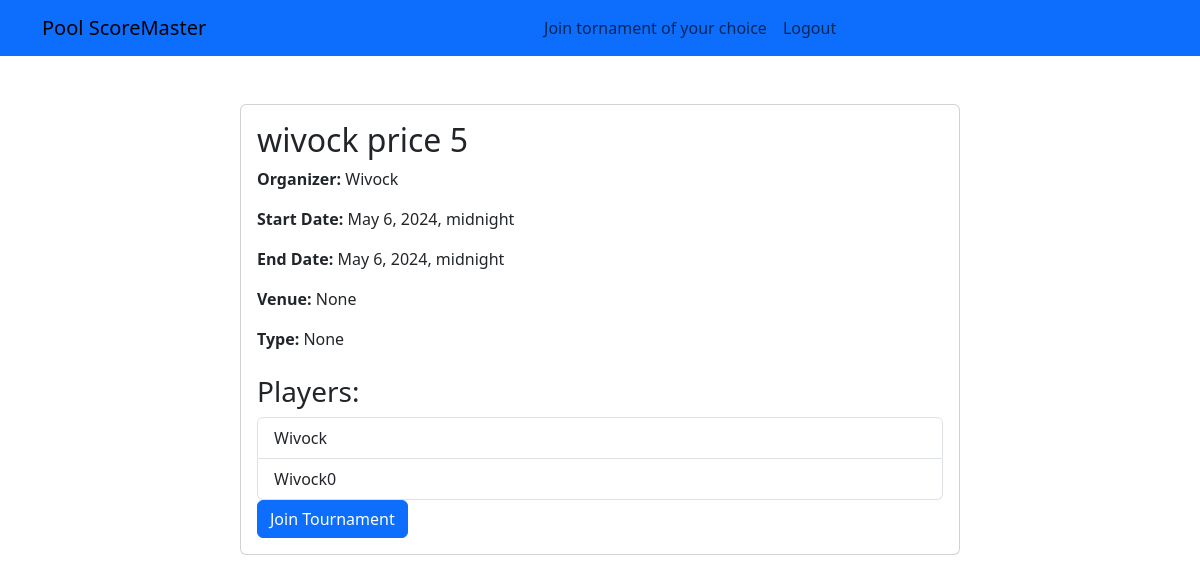
The app's page /tournament/1/ (signed in) with its own data.
### pool_game/models.py (models this page shows)
class Tournament(models.Model):
    name = models.CharField(max_length=100)
    organizer = models.ForeignKey(User, on_delete=models.CASCADE)
    start_date = models.DateTimeField()
    end_date = models.DateTimeField()
    venue = models.CharField(max_length=100, null=True)
    tournament_type = models.CharField(max_length=50, null=True)

class Player(models.Model):
    tournament = models.ForeignKey(Tournament, on_delete=models.CASCADE, related_name='players')
    user = models.ForeignKey(User, on_delete=models.CASCADE)

### pool_game/views.py (the view)
    def wrapper(request, *args, **kwargs):
        if request.user.is_authenticated:
            return view_func(request, *args, **kwargs)
        else:
            messages.error(request, 'You need to login to create a tournament.')
            return redirect(reverse('login'))  # Redirect to the login page

### pool_game/views.py (called while the page is built)
def check_user_login(view_func):
    def wrapper(request, *args, **kwargs):
        if request.user.is_authenticated:
            return view_func(request, *args, **kwargs)
        else:
            messages.error(request, 'You need to login to create a tournament.')
            return redirect(reverse('login'))  # Redirect to the login page
    return wrapper

@check_user_login
def tournament_detail(request, pk):
    tournament = Tournament.objects.get(pk=pk)
    return render(request, 'tournament_detail.html', {'tournament': tournament})

### pool_game/templates/tournament_detail.html (shortened to what this page needs)
{% extends 'base.html' %}
{% block content %}
<div class="container mt-5">
    <div class="row justify-content-center">
        <div class="col-md-8">
            <div class="card">
                <div class="card-body">
                    <h2 class="card-title"> {{ tournament.name }}</h2>
                    <p class="card-text"> <strong>Organizer:</strong> {{ tournament.organizer }}</p>
                    <p class="card-text"> <strong>Start Date:</strong> {{ tournament.start_date }}</p>
                    <p class="card-text"> <strong>End Date:</strong> {{ tournament.end_date }}</p>
                    <p class="card-text"> <strong>Venue:</strong> {{ tournament.venue }}</p>
                    <p class="card-text"> <strong>Type:</strong> {{ tournament.tournament_type }}</p>
                    <h3 class="mt-4"> Players:</h3>
                    <ul class="list-group">
                        {% for player in tournament.players.all %}
                        <li class="list-group-item"> {{ player.user.username }}</li>
                        {% empty %}
                        <li class="list-group-item">No players registered yet.</li>
                        {% endfor %}
                    </ul>
                    <a href="{% url 'join_tournament' tournament.id %}" class="btn btn-primary"> Join Tournament</a>
                </div>
            </div>
        </div>
    </div>
</div>
{% endblock %}

### records on screen
Tournament: name "wivock price 5", organizer "Wivock", start_date "May 6, 2024, midnight", end_date "May 6, 2024, midnight", venue "None", tournament_type "None"
Player: user.username "Wivock"
Player: user.username "Wivock0"
